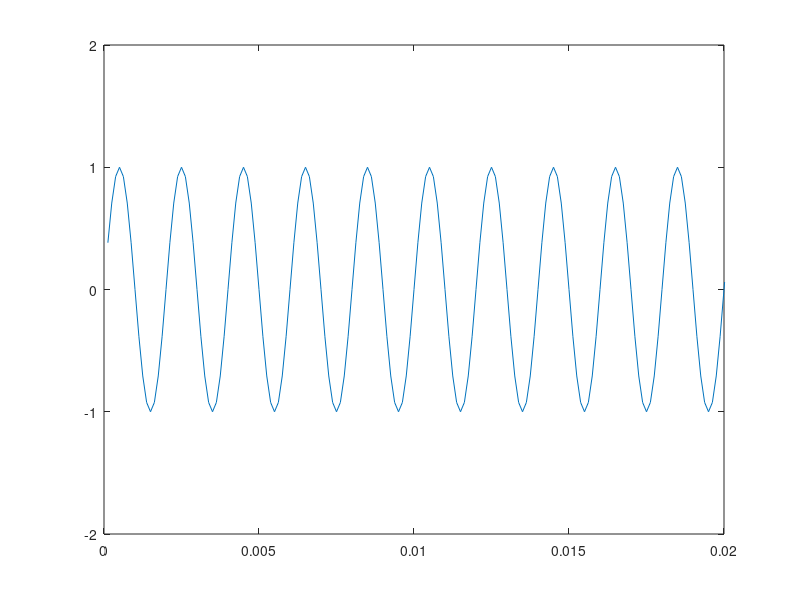

Source code (MATLAB): (Note: this script raises an error after producing the figure.)
% Q5_1_2
%

clear all; close all

fs = 8000;
t = [1:fs] / fs;

y500 = sin(2*pi*500*t);

plot(t, y500)
axis([0 0.02 -2 2])
hold on

wavplay(y500, fs, 'sync');

y500b = sin(2*pi*500*t) / 2;
plot(t, y500b, 'r')
axis([0 0.02 -2 2])

z = zeros(1, fs*0.5);
wavplay(z, fs)

wavplay(y500b, fs, 'sync')

return